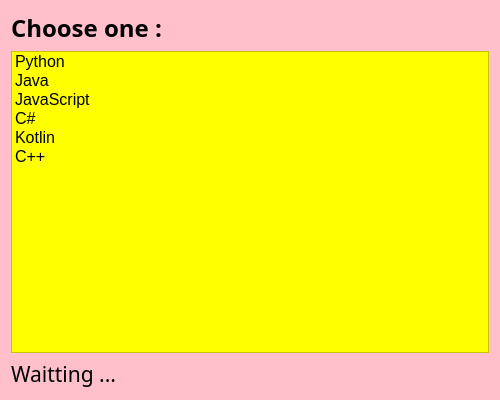
<?xml version="1.0" encoding="UTF-8"?>
<ui version="4.0">
 <class>Form</class>
 <widget class="QWidget" name="Form">
  <property name="geometry">
   <rect>
    <x>0</x>
    <y>0</y>
    <width>500</width>
    <height>400</height>
   </rect>
  </property>
  <property name="windowTitle">
   <string>QListWidget Example</string>
  </property>
  <property name="styleSheet">
   <string notr="true">QWidget
{
background-color: pink
}
</string>
  </property>
  <layout class="QVBoxLayout" name="verticalLayout_2">
   <item>
    <layout class="QVBoxLayout" name="verticalLayout">
     <item>
      <widget class="QLabel" name="label">
       <property name="font">
        <font>
         <family>Caveat</family>
         <pointsize>18</pointsize>
         <weight>75</weight>
         <bold>true</bold>
        </font>
       </property>
       <property name="text">
        <string>Choose one :</string>
       </property>
      </widget>
     </item>
     <item>
      <widget class="QListWidget" name="listWidget">
       <property name="font">
        <font>
         <pointsize>12</pointsize>
        </font>
       </property>
       <property name="styleSheet">
        <string notr="true">
QListWidget
{
background-color : yellow
}</string>
       </property>
       <item>
        <property name="text">
         <string>Python</string>
        </property>
       </item>
       <item>
        <property name="text">
         <string>Java</string>
        </property>
       </item>
       <item>
        <property name="text">
         <string>JavaScript</string>
        </property>
       </item>
       <item>
        <property name="text">
         <string>C#</string>
        </property>
       </item>
       <item>
        <property name="text">
         <string>Kotlin</string>
        </property>
       </item>
       <item>
        <property name="text">
         <string>C++</string>
        </property>
       </item>
      </widget>
     </item>
    </layout>
   </item>
   <item>
    <widget class="QLabel" name="label_result">
     <property name="font">
      <font>
       <family>Caveat</family>
       <pointsize>16</pointsize>
      </font>
     </property>
     <property name="text">
      <string>Waitting ...</string>
     </property>
    </widget>
   </item>
  </layout>
 </widget>
 <resources/>
 <connections/>
</ui>
